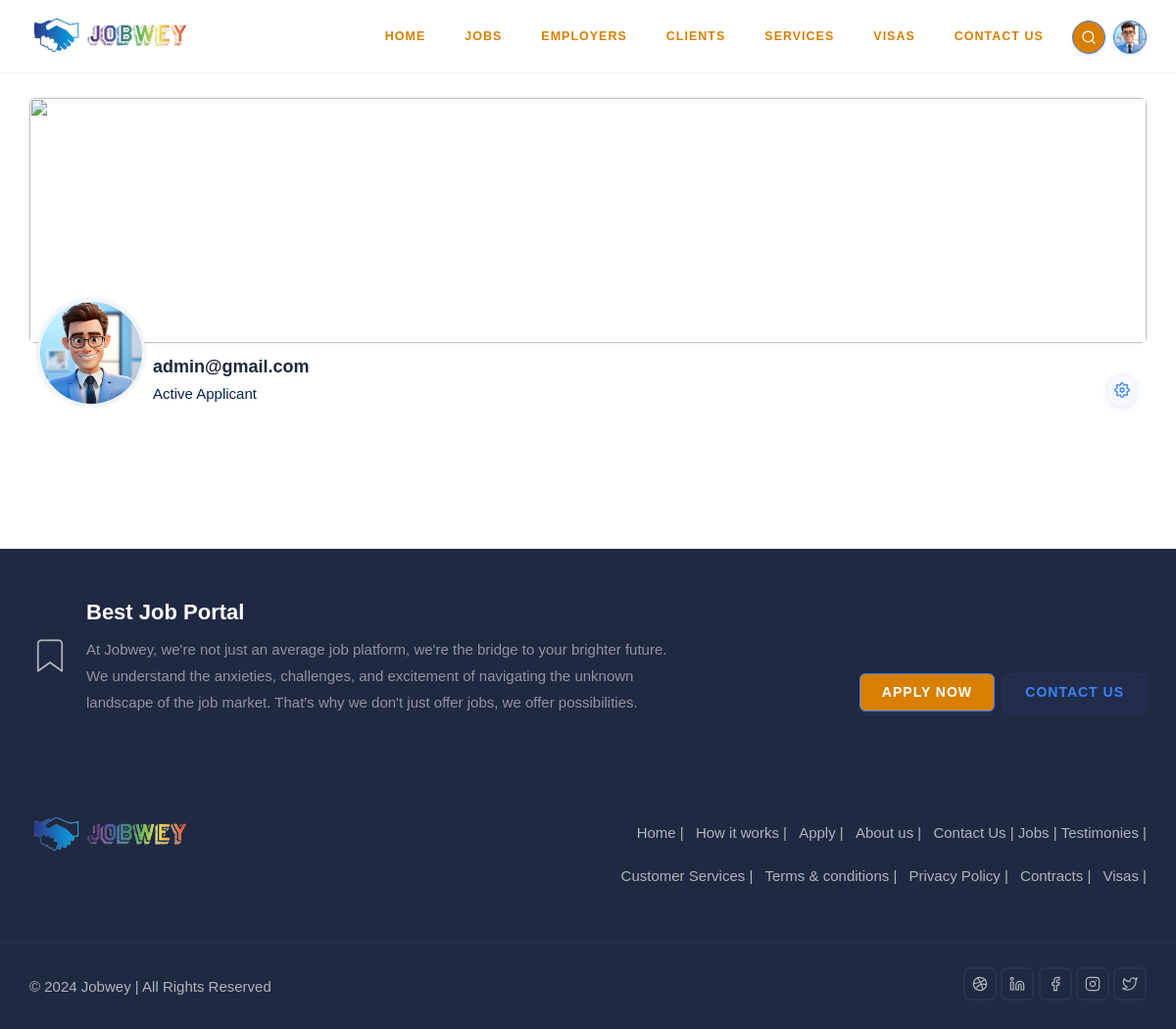
The app's page /account/update-profile/ (signed in), older data.
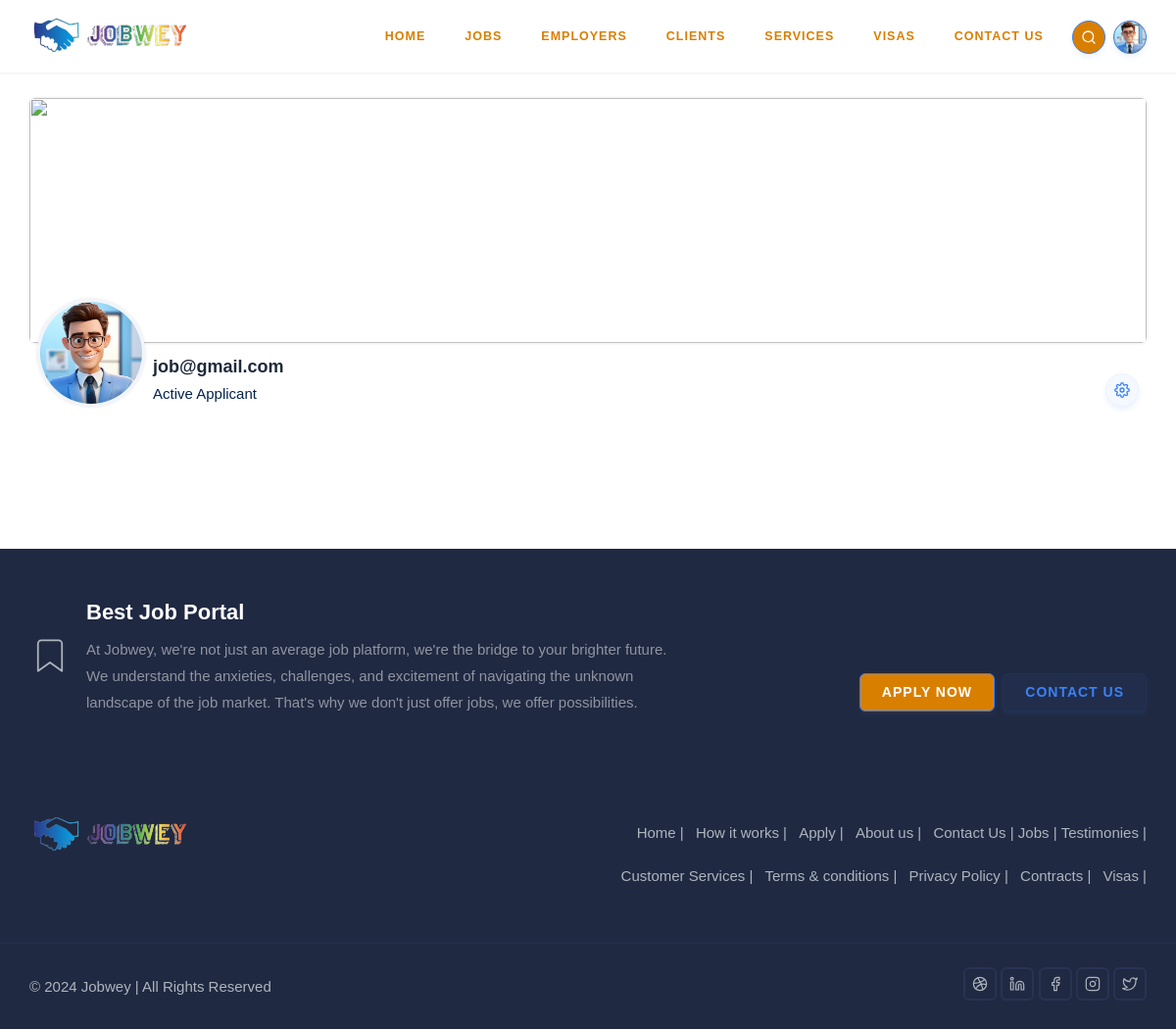
The same page, newer data.
### account/models.py (models this page shows, shortened)
class Profile(models.Model):
    user = models.OneToOneField(
        AccountUser, on_delete=models.CASCADE, related_name="user_profile"
    )
    phone = models.PositiveIntegerField(blank=True, null=True)
    first_name = models.CharField(max_length=300, blank=True, null=True)
    last_name = models.CharField(max_length=300, blank=True, null=True)
    profile_photo = models.ImageField(upload_to="photos/", blank=True, null=True, help_text="Profile Photo/Picture")
    client_code = models.CharField(max_length=100, blank=True, null=True)
    banner_photo = models.ImageField(upload_to="banner/", blank=True, null=True)
    def __str__(self):
        return f"{self.user.email}" or f"{self.full_name}"

class AccountUser(AbstractBaseUser, PermissionsMixin):
    email = models.EmailField(_("email address"), unique=True)
    username = models.CharField(max_length=200, blank=True, null=True)
    is_staff = models.BooleanField(default=False)
    is_active = models.BooleanField(default=True)
    date_joined = models.DateTimeField(default=timezone.now)
    agree_to_terms = models.BooleanField(default=False)
    USERNAME_FIELD = "email"
    REQUIRED_FIELDS = ["username"]
    objects = AccountManager()

### account/views.py (the view)
# urls.py: path("update-profile/", views.UpdateProfileView.as_view(), name="update-profile"),
class UpdateProfileView(TemplateView):
    template_name = "account/update_profile.html"
    def get_profile(self, **kwargs):
        return self.request.user.user_profile
    def get_context_data(self, **kwargs):
        context = super().get_context_data(**kwargs)
        context["profile"] =  self.get_profile(**kwargs)
        return context

### tokens/models.py (called while the page is built)
    def __str__(self):
        return f"{self.pk}"

### upjobwey/context_processors.py (called while the page is built)
def get_recent_time():
    return timezone.now() - datetime.timedelta(days=7)

def site_constants(request):
    return dict(
        dribbble="jobwey",
        linkedin="jobwey",
        facebook="jobwey",
        instagram="jobwey",
        twitter="jobwey",
        tinymce_apikey=TinyMceApiKey.objects.filter(is_active=True).last(),
        tags = Tag.objects.all()[:8],
        recent_posts = Post.objects.filter(createdAt__gte=get_recent_time()).all().order_by("?")[:6],
    )

### templates/account/update_profile.html (shortened to what this page needs)
{% extends "base.html" %} {% load static %} {% load humanize %}
{% block main %}
<div class="container">
  <div class="row">
    <div class="col-12">
      <div class="position-relative">
        <div class="candidate-cover">
          <img
            src="{% static 'images/hero/bg5.jpg' %}"
            class="img-fluid rounded shadow"
            alt=""
          />
        </div>
        <div
          class="candidate-profile d-flex align-items-end justify-content-between mx-2"
        >
          <div class="d-flex align-items-end">
            <img
              src="{% if profile.profile_photo %}{{profile.profile_photo.url}}{% else %}{% static 'images/team/01.png' %}{% endif %}"
              class="rounded-pill shadow border border-3 avatar avatar-medium"
              alt=""
            />
            <div class="ms-2">
              <h5 class="mb-0">{{profile}}</h5>
              <p class="text-muted mb-0">Active Applicant</p>
            </div>
          </div>
          <a
            href="{% url 'account:update-profile' %}"
            class="btn btn-sm btn-icon btn-pills btn-soft-primary"
            ><i data-feather="settings" class="icons"></i
          ></a>
        </div>
      </div>
    </div>
  </div>
</div>
{% endblock main %}

Row changes from the older to the newer data that the page shows:
changed through a linked row, Profile: user.email "admin@gmail.com" → "job@gmail.com"
